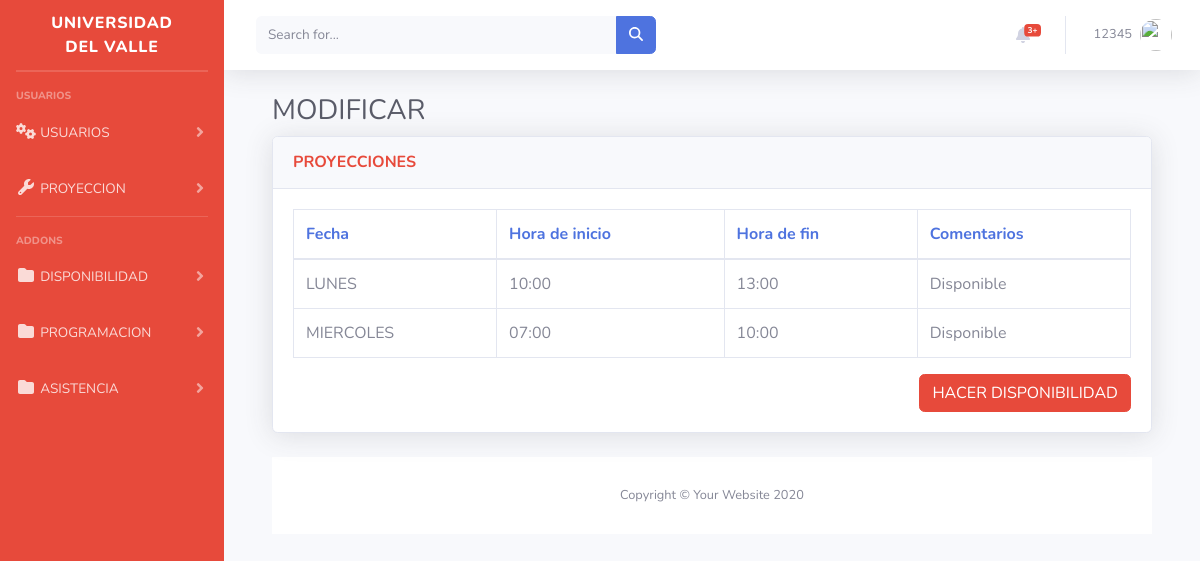
Page /inicio/tablaDisponibilidad (signed in) on the earlier database version.
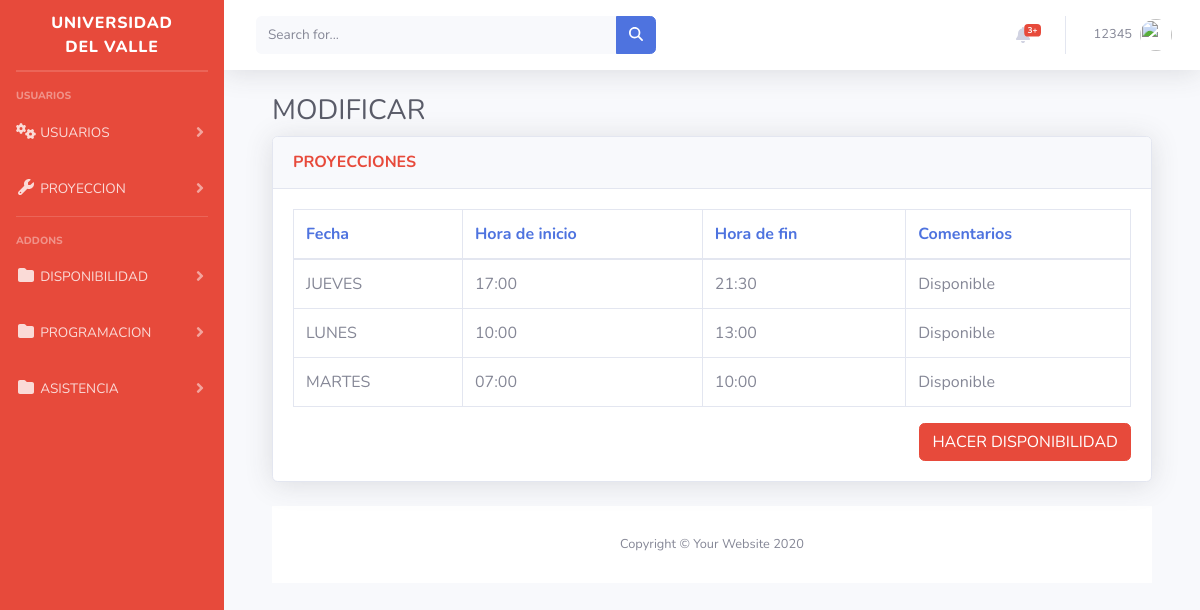
Same page on the later database version.
### inicio/models.py (models this page shows, shortened)
class Disponibilidad(models.Model):
    DAY_CHOICES = [
        ('LUNES', 'Lunes'),
        ('MARTES', 'Martes'),
        ('MIERCOLES', 'Miércoles'),
        ('JUEVES', 'Jueves'),
        ('VIERNES', 'Viernes'),
        ('SABADO', 'Sábado'),
        ('DOMINGO', 'Domingo'),
    ]
    fecha = models.CharField(choices=DAY_CHOICES, max_length=15)
    hora_inicio = models.CharField(choices=[
        ('07:00', '07:00 AM'),
        ('10:00', '10:00 AM'),
        ('14:00', '02:00 PM'),
        ('17:00', '05:00 PM'),
        ('18:30', '06:30 PM'),
    ], max_length=5)
    hora_fin = models.CharField(choices=[
        ('10:00', '10:00 AM'),
        ('13:00', '01:00 PM'),
        ('17:00', '05:00 PM'),
        ('18:30', '06:30 PM'),
        ('21:30', '09:30 PM'),
    ], max_length=5)
    comentarios = models.TextField(default="Disponible", null=True)
    profesor = models.ForeignKey(User, on_delete=models.CASCADE)
    mostrar_en_tabla = models.BooleanField(default=True)

### inicio/views.py (the view)
# urls.py: path('tablaDisponibilidad', views.disponibilidad, name='disponibilidad'),
def disponibilidad(request):
    ordenar_por = request.GET.get('ordenar_por', 'fecha') # por defecto, ordenar por fecha
    disponibilidad = Disponibilidad.objects.order_by(ordenar_por)
    context = {
        'disponibilidad': disponibilidad,
        'ordenar_por': ordenar_por,
    }
    return render(request, 'verDispo.html', context)

### inicio/templates/verDispo.html (shortened to what this page needs)
{% extends "base.html" %}
  {%block content%}
  {%load static%}
  <div>
  <!DOCTYPE html>
  <html lang="en">
  <head>
      <link rel="stylesheet" href="https://cdnjs.cloudflare.com/ajax/libs/font-awesome/5.15.3/css/all.min.css" />
      <link href="vendor/fontawesome-free/css/all.min.css" rel="stylesheet" type="text/css">
      <link href="css/sb-admin-2.min.css" rel="stylesheet">
      <link href="vendor/datatables/dataTables.bootstrap4.min.css" rel="stylesheet">
  </head>
  <body id="page-top">
                  <div class="container-fluid">
                      <h1 class="h3 mb-2 text-gray-800">MODIFICAR</h1>
                      <div class="card shadow mb-4">
                          <div class="card-header py-3">
                              <h6 class="m-0 font-weight-bold text-danger">PROYECCIONES</h6>
                          </div>
                          <div class="card-body">
                            <div class="table-responsive">
                                <table class="table table-bordered" id="dataTable" width="100%" cellspacing="0">
                                    <thead>
                                      <tr>
                                        <th><a href="?ordenar_por=fecha">Fecha</a></th>
                                        <th><a href="?ordenar_por=hora_inicio">Hora de inicio</a></th>
                                        <th><a href="?ordenar_por=hora_fin">Hora de fin</a></th>
                                        <th><a href="?ordenar_por=comentarios">Comentarios</a></th>
                                      </tr>
                                    </thead>
                                    <tbody>
                                        {% for d in disponibilidad %}
                                        {% if d.profesor.username == user.username %}
                                        {% if d.mostrar_en_tabla %}
                                            <tr>
                                                <td>{{ d.fecha }}</td>
                                                <td>{{ d.hora_inicio }}</td>
                                                <td>{{ d.hora_fin }}</td>
                                                <td>{{ d.comentarios }}</td>
                                            </tr>
                                        {% endif %}
                                        {% endif %}
                                    {% endfor %}
                                    </tbody>
                                  </table>
                                <div class="text-right">
                                    <a class="btn btn-danger" href="{% url 'registrar_disponibilidad' %}">HACER DISPONIBILIDAD</a>
                                </div>
                            </div>
                  </div>
              </div>
              <footer class="sticky-footer bg-white">
                  <div class="container my-auto">
                      <div class="copyright text-center my-auto">
                          <span>Copyright &copy; Your Website 2020</span>
                      </div>
                  </div>
              </footer>
          </div>
      </div>
  </body>
  </html>
  {%endblock%}

### inicio/templates/base.html (shortened to what this page needs)
{% load static %}
<!DOCTYPE html>
<html lang="en">
<head>
    <link rel="stylesheet" href="{% static 'css/sb-admin-2.css' %}">
    <link rel="stylesheet" href="{% static 'css/sb-admin-2.min.css' %}">
<link href="{% static 'css/all.min.css' %}" rel="stylesheet">
 <link href="{% static 'vendor/fontawesome-free/css/all.min.css' %}" rel="stylesheet" type="text/css">
 <link href="css/sb-admin-2.min.css" rel="stylesheet">
</head>
<body id="page-top">
    <div id="wrapper">
        <ul class="navbar-nav bg-danger sidebar sidebar-dark accordion" id="accordionSidebar">
            <a class="sidebar-brand d-flex align-items-center justify-content-center" href="{%url 'Inicio'%}">
                <div class="sidebar-brand-text mx-3">UNIVERSIDAD DEL VALLE</div>
            </a>
            <hr class="sidebar-divider my-0">
            <hr class="sidebar-divider">
            <div class="sidebar-heading">
             USUARIOS
            </div>
            <li class="nav-item">
                <a class="nav-link collapsed" href="#" data-toggle="collapse" data-target="#collapseTwo"
                    aria-expanded="true" aria-controls="collapseTwo">
                    <i class="fas fa-fw fa-cogs"></i>
                    <span>USUARIOS</span>
                </a>
            </li>
            <li class="nav-item">
                <a class="nav-link collapsed" href="#" data-toggle="collapse" data-target="#collapseUtilities"
                    aria-expanded="true" aria-controls="collapseUtilities">
                    <i class="fas fa-fw fa-wrench"></i>
                    <span>PROYECCION</span>
                </a>
            </li>
            <hr class="sidebar-divider">
            <div class="sidebar-heading">
                Addons
            </div>
            <li class="nav-item">
                <a class="nav-link collapsed" href="#" data-toggle="collapse" data-target="#collapsePages"
                    aria-expanded="true" aria-controls="collapsePages">
                    <i class="fas fa-fw fa-folder"></i>
                    <span>DISPONIBILIDAD</span>
                </a>
            </li>
            <li class="nav-item">
                <a class="nav-link collapsed" href="#" data-toggle="collapse" data-target="#collapsePages2"
                    aria-expanded="true" aria-controls="collapsePages2">
                    <i class="fas fa-fw fa-folder"></i>
                    <span>PROGRAMACION</span>
                </a>
            </li>
            <li class="nav-item">
                <a class="nav-link collapsed" href="#" data-toggle="collapse" data-target="#collapsePages3"
                    aria-expanded="true" aria-controls="collapsePages3">
                    <i class="fas fa-fw fa-folder"></i>
                    <span>ASISTENCIA</span>
                </a>
            </li>
        </ul>
        <div id="content-wrapper" class="d-flex flex-column">
            <div id="content">
                <nav class="navbar navbar-expand navbar-light bg-white topbar mb-4 static-top shadow">
                    <form
                        class="d-none d-sm-inline-block form-inline mr-auto ml-md-3 my-2 my-md-0 mw-100 navbar-search">
                        <div class="input-group">
                            <input type="text" class="form-control bg-light border-0 small" placeholder="Search for..."
                                aria-label="Search" aria-describedby="basic-addon2">
                            <div class="input-group-append">
                                <button class="btn btn-primary" type="button">
                                    <i class="fas fa-search fa-sm"></i>
                                </button>
                            </div>
                        </div>
                    </form>
                    <ul class="navbar-nav ml-auto">
                        <li class="nav-item dropdown no-arrow mx-1">
                            <a class="nav-link dropdown-toggle" href="#" id="alertsDropdown" role="button"
                                data-toggle="dropdown" aria-haspopup="true" aria-expanded="false">
                                <i class="fas fa-bell fa-fw"></i>
                                <span class="badge badge-danger badge-counter">3+</span>
                            </a>
                        </li>
                        <li class="nav-item dropdown no-arrow">
                            <a class="nav-link dropdown-toggle" href="#" id="userDropdown" role="button"
                                data-toggle="dropdown" aria-haspopup="true" aria-expanded="false">
                                <span class="mr-2 d-none d-lg-inline text-gray-600 small">{{ user.username }}</span>
                                <img class="img-profile rounded-circle"
                                    src="{% static 'img/undraw_profile.svg'%}">
                            </a>
                        </li>
                    </ul>
                </nav>
                <div class="content-wrapper">
                    <section class="content">
                        <div class="container-fluid">
                            {% block content %}
                            {% endblock %}
</body>
</html>

Differences in the rows shown:
added Disponibilidad: fecha "JUEVES", hora_inicio "17:00", hora_fin "21:30", comentarios "Disponible"
changed Disponibilidad: fecha "MIERCOLES" → "MARTES"
